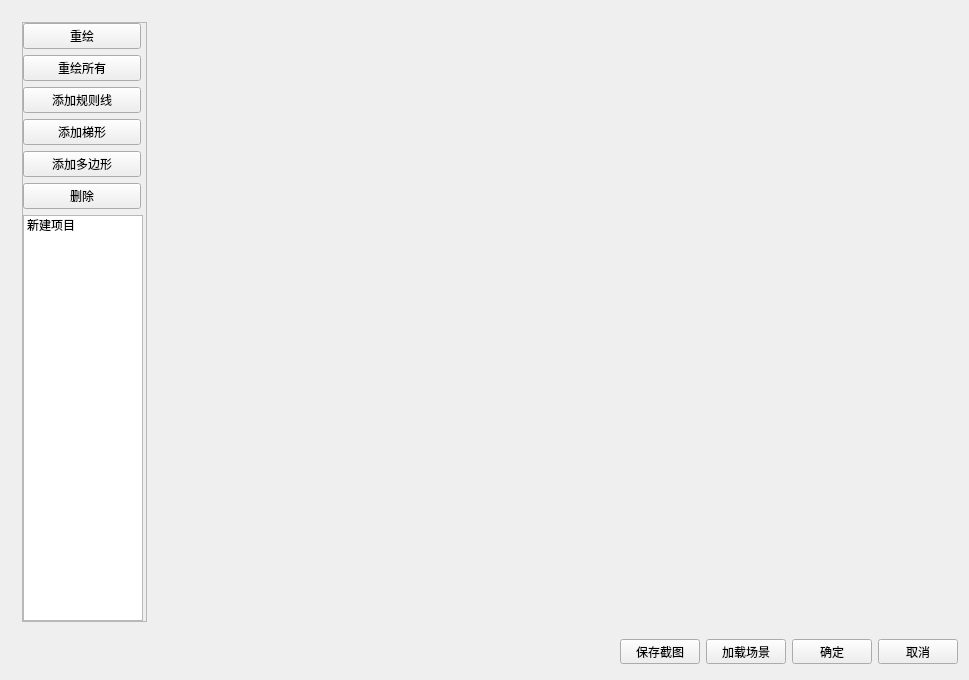
<?xml version="1.0" encoding="UTF-8"?>
<ui version="4.0">
 <class>Dlg_SceneDraw</class>
 <widget class="QWidget" name="Dlg_SceneDraw">
  <property name="geometry">
   <rect>
    <x>0</x>
    <y>0</y>
    <width>969</width>
    <height>674</height>
   </rect>
  </property>
  <property name="windowTitle">
   <string>Dlg_SceneDraw</string>
  </property>
  <layout class="QVBoxLayout" name="verticalLayout_2">
   <property name="rightMargin">
    <number>0</number>
   </property>
   <item>
    <layout class="QHBoxLayout" name="horizontalLayout">
     <item>
      <widget class="QWidget" name="widget" native="true">
       <layout class="QHBoxLayout" name="horizontalLayout_2">
        <property name="rightMargin">
         <number>2</number>
        </property>
        <item>
         <widget class="QScrollArea" name="scrollArea">
          <property name="minimumSize">
           <size>
            <width>125</width>
            <height>0</height>
           </size>
          </property>
          <property name="maximumSize">
           <size>
            <width>125</width>
            <height>16777215</height>
           </size>
          </property>
          <property name="horizontalScrollBarPolicy">
           <enum>Qt::ScrollBarAlwaysOff</enum>
          </property>
          <property name="widgetResizable">
           <bool>true</bool>
          </property>
          <widget class="QWidget" name="scrollAreaWidgetContents">
           <property name="geometry">
            <rect>
             <x>0</x>
             <y>0</y>
             <width>120</width>
             <height>598</height>
            </rect>
           </property>
           <property name="minimumSize">
            <size>
             <width>120</width>
             <height>0</height>
            </size>
           </property>
           <property name="maximumSize">
            <size>
             <width>120</width>
             <height>16777215</height>
            </size>
           </property>
           <layout class="QVBoxLayout" name="verticalLayout">
            <property name="leftMargin">
             <number>0</number>
            </property>
            <property name="topMargin">
             <number>0</number>
            </property>
            <property name="rightMargin">
             <number>2</number>
            </property>
            <property name="bottomMargin">
             <number>0</number>
            </property>
            <item>
             <widget class="QPushButton" name="btn_repaint">
              <property name="minimumSize">
               <size>
                <width>0</width>
                <height>25</height>
               </size>
              </property>
              <property name="focusPolicy">
               <enum>Qt::NoFocus</enum>
              </property>
              <property name="text">
               <string>重绘</string>
              </property>
             </widget>
            </item>
            <item>
             <widget class="QPushButton" name="btn_repaintAll">
              <property name="minimumSize">
               <size>
                <width>0</width>
                <height>25</height>
               </size>
              </property>
              <property name="focusPolicy">
               <enum>Qt::NoFocus</enum>
              </property>
              <property name="text">
               <string>重绘所有</string>
              </property>
             </widget>
            </item>
            <item>
             <widget class="QPushButton" name="btn_addRuleLine">
              <property name="minimumSize">
               <size>
                <width>0</width>
                <height>25</height>
               </size>
              </property>
              <property name="focusPolicy">
               <enum>Qt::NoFocus</enum>
              </property>
              <property name="text">
               <string>添加规则线</string>
              </property>
             </widget>
            </item>
            <item>
             <widget class="QPushButton" name="btn_addTrapeizum">
              <property name="minimumSize">
               <size>
                <width>80</width>
                <height>25</height>
               </size>
              </property>
              <property name="focusPolicy">
               <enum>Qt::NoFocus</enum>
              </property>
              <property name="text">
               <string>添加梯形</string>
              </property>
             </widget>
            </item>
            <item>
             <widget class="QPushButton" name="btn_plogon">
              <property name="minimumSize">
               <size>
                <width>80</width>
                <height>25</height>
               </size>
              </property>
              <property name="focusPolicy">
               <enum>Qt::NoFocus</enum>
              </property>
              <property name="text">
               <string>添加多边形</string>
              </property>
             </widget>
            </item>
            <item>
             <widget class="QPushButton" name="btn_delete">
              <property name="minimumSize">
               <size>
                <width>80</width>
                <height>25</height>
               </size>
              </property>
              <property name="focusPolicy">
               <enum>Qt::NoFocus</enum>
              </property>
              <property name="text">
               <string>删除</string>
              </property>
             </widget>
            </item>
            <item>
             <widget class="QListWidget" name="listWidget">
              <property name="minimumSize">
               <size>
                <width>120</width>
                <height>0</height>
               </size>
              </property>
              <property name="styleSheet">
               <string notr="true"/>
              </property>
              <property name="horizontalScrollBarPolicy">
               <enum>Qt::ScrollBarAlwaysOff</enum>
              </property>
              <item>
               <property name="text">
                <string>新建项目</string>
               </property>
              </item>
             </widget>
            </item>
           </layout>
          </widget>
         </widget>
        </item>
        <item>
         <widget class="Dlg_PictureDraw" name="widget_2" native="true">
          <property name="minimumSize">
           <size>
            <width>800</width>
            <height>600</height>
           </size>
          </property>
         </widget>
        </item>
       </layout>
      </widget>
     </item>
    </layout>
   </item>
   <item>
    <widget class="QWidget" name="widget_3" native="true">
     <layout class="QHBoxLayout" name="horizontalLayout_3">
      <property name="topMargin">
       <number>0</number>
      </property>
      <property name="bottomMargin">
       <number>5</number>
      </property>
      <item>
       <spacer name="horizontalSpacer_2">
        <property name="orientation">
         <enum>Qt::Horizontal</enum>
        </property>
        <property name="sizeHint" stdset="0">
         <size>
          <width>740</width>
          <height>20</height>
         </size>
        </property>
       </spacer>
      </item>
      <item>
       <widget class="QPushButton" name="btn_savePic">
        <property name="minimumSize">
         <size>
          <width>80</width>
          <height>25</height>
         </size>
        </property>
        <property name="focusPolicy">
         <enum>Qt::NoFocus</enum>
        </property>
        <property name="text">
         <string>保存截图</string>
        </property>
       </widget>
      </item>
      <item>
       <widget class="QPushButton" name="btn_load">
        <property name="minimumSize">
         <size>
          <width>80</width>
          <height>25</height>
         </size>
        </property>
        <property name="focusPolicy">
         <enum>Qt::NoFocus</enum>
        </property>
        <property name="text">
         <string>加载场景</string>
        </property>
       </widget>
      </item>
      <item>
       <widget class="QPushButton" name="btn_ok">
        <property name="minimumSize">
         <size>
          <width>80</width>
          <height>25</height>
         </size>
        </property>
        <property name="focusPolicy">
         <enum>Qt::NoFocus</enum>
        </property>
        <property name="text">
         <string>确定</string>
        </property>
       </widget>
      </item>
      <item>
       <widget class="QPushButton" name="btn_cancel">
        <property name="minimumSize">
         <size>
          <width>80</width>
          <height>25</height>
         </size>
        </property>
        <property name="focusPolicy">
         <enum>Qt::NoFocus</enum>
        </property>
        <property name="text">
         <string>取消</string>
        </property>
       </widget>
      </item>
     </layout>
    </widget>
   </item>
  </layout>
 </widget>
 <layoutdefault spacing="6" margin="11"/>
 <customwidgets>
  <customwidget>
   <class>Dlg_PictureDraw</class>
   <extends>QWidget</extends>
   <header>dlg_picturedraw.h</header>
   <container>1</container>
  </customwidget>
 </customwidgets>
 <resources/>
 <connections/>
</ui>
